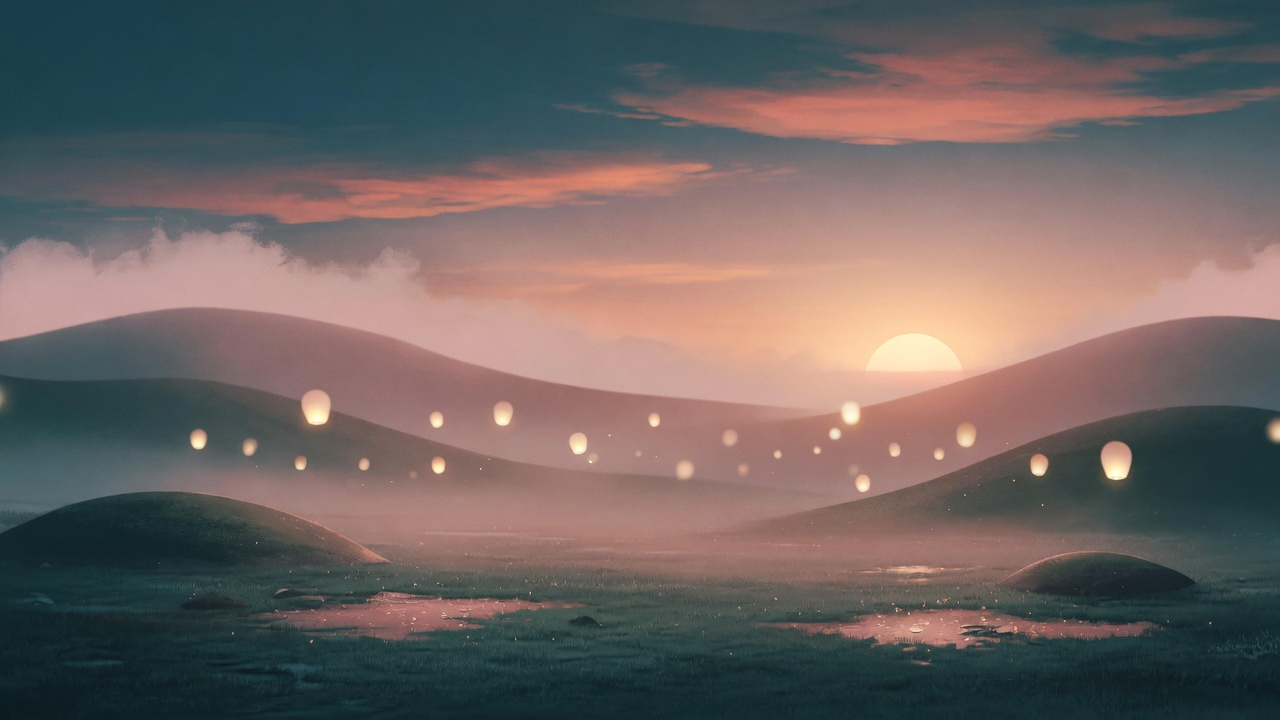
#> input picture assets/backgrounds/dusk.jpg, 1280 x 720 px; its folder holds 8 pictures in this run
$ python gen_ui_assets.py
#> lines starting #> are read from the running program, lines starting #| are printed output that depends on the picture
#> in convert_wallpaper, img is the input picture: PIL image 1280x720 RGB; mean R, G, B 108.6, 99.5, 97.9
#!/usr/bin/env python3
"""Build wallpaper RGB blob + rounded AA font atlas from assets/."""
from __future__ import annotations

import os
import sys

sys.path.insert(0, "/tmp/nv/lib")
from PIL import Image, ImageDraw, ImageFont  # noqa: E402

ROOT = os.path.abspath(os.path.join(os.path.dirname(__file__), ".."))
BG_DIR = os.path.join(ROOT, "assets", "backgrounds")
# Rounded UI face. If missing, fall back to DejaVu so the build still works.
_varela = os.path.join(ROOT, "assets", "fonts", "VarelaRound-Regular.ttf")
_dejavu = os.path.join(ROOT, "assets", "fonts", "DejaVuSans.ttf")
FONT_PATH = _varela if os.path.exists(_varela) else _dejavu
FONT_NAME = "Varela Round" if FONT_PATH == _varela else "DejaVu Sans"
BUILD = os.path.join(ROOT, "build")
FONT_C = os.path.join(ROOT, "src", "ui", "font.c")
FONT_H = os.path.join(ROOT, "src", "include", "font.h")

W, H = 1920, 1080
ASCII_CODEPOINTS = list(range(32, 127))
EXTRA_CODEPOINTS = list(range(0x00A0, 0x0100)) + [
    0x2013, 0x2014, 0x2018, 0x2019, 0x201C, 0x201D, 0x2026
]
CODEPOINTS = ASCII_CODEPOINTS + EXTRA_CODEPOINTS
GLYPHS = len(CODEPOINTS)


def cover_resize(img, tw, th):
#> called with tw = 1920, th = 1080
    img = img.convert("RGB")
    sw, sh = img.size
#> sw = 1280; sh = 720
    scale = max(tw / sw, th / sh)
#> scale = 1.5
    nw = max(1, int(sw * scale + 0.5))
#> nw = 1920
    nh = max(1, int(sh * scale + 0.5))
#> nh = 1080
    img = img.resize((nw, nh), Image.Resampling.LANCZOS)
#> img: PIL image 1920x1080 RGB
    left = (nw - tw) // 2
#> left = 0
    top = (nh - th) // 2
#> top = 0
    return img.crop((left, top, left + tw, top + th))


def convert_wallpaper(src_name, dst_png, make_rgb=False):
    src = os.path.join(BG_DIR, src_name)
    img = Image.open(src)
    img = cover_resize(img, W, H)
    img.save(dst_png, "PNG", optimize=True)
    if make_rgb:
        os.makedirs(BUILD, exist_ok=True)
        rgb_path = os.path.join(BUILD, "wallpaper.rgb")
        with open(rgb_path, "wb") as f:
            f.write(img.tobytes("raw", "RGB"))
        print("wrote", rgb_path, os.path.getsize(rgb_path))
    print("wrote", dst_png)


def raster_one(point_size, width, height, codepoints):
    """4x oversample then Lanczos downsample. Shared baseline for every glyph."""
#> called with point_size = 22, width = 22, height = 28
    scale = 4
    font = ImageFont.truetype(FONT_PATH, point_size)
    font_hi = ImageFont.truetype(FONT_PATH, point_size * scale)
    ascent, descent = font_hi.getmetrics()
    em = ascent + descent
    top = max(0, (height * scale - em) // 2)
    baseline = top + ascent
    atlas = []
    advances = []
    for cp in codepoints:
        ch = chr(cp)
        canvas = Image.new("L", (width * scale, height * scale), 0)
        draw_hi = ImageDraw.Draw(canvas)
        draw_hi.text((0, baseline), ch, font=font_hi, fill=255, anchor="ls")
        lo = canvas.resize((width, height), Image.Resampling.LANCZOS)
        atlas.append(list(lo.getdata()))
        adv = max(1, int(round(font.getlength(ch))))
        if adv > width:
            adv = width
        advances.append(max(1, adv))
#> this loop made 198 passes
#> pass 2, in raster_one, `lo = canvas.resize((width, height), Image.Resampling.LANCZOS)`:
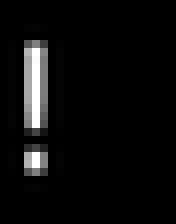
#> lo: PIL image 22x28 L (shown 8 times larger); min 0, max 255, mean 11.9
#> pass 3, in raster_one, `lo = canvas.resize((width, height), Image.Resampling.LANCZOS)`:
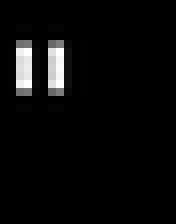
#> lo: PIL image 22x28 L (shown 8 times larger); min 0, max 255, mean 9.4
#> after the loop:
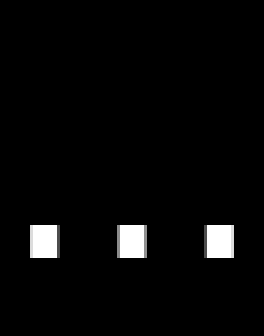
#> canvas: PIL image 88x112 L (shown 3 times larger); min 0, max 255, mean 7.8
#> after the loop:
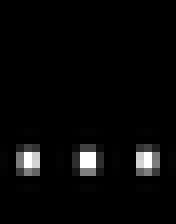
#> lo: PIL image 22x28 L (shown 8 times larger); min 0, max 255, mean 8
#> after the loop, advances = 198 values, max 22 at index 32, min 1 at index 108, mean 13.21; atlas = 198 items
    return atlas, advances


def emit_array(name, atlas, width, height):
    lines = [f"const u8 {name}[{GLYPHS}][{width * height}] = {{"]
    for i, g in enumerate(atlas):
        body = ", ".join(f"0x{v:02X}" for v in g)
        lines.append(f"    {{ {body} }}, /* {CODEPOINTS[i]} */")
    lines.append("};")
    return "\n".join(lines)


def emit_advances(name, advances):
    body = ", ".join(str(value) for value in advances)
    return f"const u8 {name}[{GLYPHS}] = {{ {body} }};"


def emit_codepoints():
    body = ", ".join(f"0x{cp:04X}u" for cp in CODEPOINTS)
    return f"const u32 font_codepoints[{GLYPHS}] = {{ {body} }};"


def raster_font():
    # Native sizes only — never integer-scale glyphs at runtime (that pixels).
    body_w, body_h, body_pt = 22, 28, 22
    title_w, title_h, title_pt = 38, 48, 38
    body, body_advances = raster_one(body_pt, body_w, body_h, CODEPOINTS)
#> body = 198 items; body_advances has the same summary as advances in raster_one
    title, title_advances = raster_one(title_pt, title_w, title_h, CODEPOINTS)
#> call 2 of raster_one, with point_size = 38, width = 38, height = 48
#> the loop in raster_one (call 2), `for cp in codepoints:` made 198 passes
#> pass 2, in raster_one (call 2), `lo = canvas.resize((width, height), Image.Resampling.LANCZOS)`:
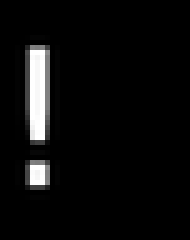
#> lo: PIL image 38x48 L (shown 5 times larger); min 0, max 255, mean 12.1
#> pass 3, in raster_one (call 2), `lo = canvas.resize((width, height), Image.Resampling.LANCZOS)`:
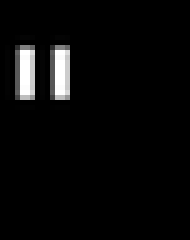
#> lo: PIL image 38x48 L (shown 5 times larger); min 0, max 255, mean 9.1
#> after the loop in raster_one (call 2), `for cp in codepoints:`:
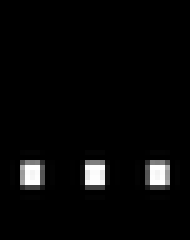
#> lo: PIL image 38x48 L (shown 5 times larger); min 0, max 255, mean 8
#> after the loop in raster_one (call 2), `for cp in codepoints:`: advances = 198 values, max 38 at index 32, min 1 at index 108, mean 22.95
#> title = 198 items; title_advances has the same summary as advances in raster_one

    with open(FONT_H, "w", encoding="utf-8") as f:
        f.write(
            "#ifndef CORDOS_FONT_H\n"
            "#define CORDOS_FONT_H\n\n"
            "#include \"types.h\"\n\n"
            f"#define FONT_WIDTH  {body_w}\n"
            f"#define FONT_HEIGHT {body_h}\n"
            f"#define FONT_LINE   (FONT_HEIGHT + 8u)\n"
            f"#define FONT_TITLE_W  {title_w}\n"
            f"#define FONT_TITLE_H  {title_h}\n"
            f"#define FONT_GLYPHS {GLYPHS}\n\n"
            f"/* 8-bit coverage + per-glyph advance. {FONT_NAME} (proportional). */\n"
            f"extern const u32 font_codepoints[{GLYPHS}];\n"
            f"extern const u8 font_advance[{GLYPHS}];\n"
            f"extern const u8 font_title_advance[{GLYPHS}];\n"
            f"extern const u8 font_alpha[{GLYPHS}][{body_w * body_h}];\n"
            f"extern const u8 font_title_alpha[{GLYPHS}][{title_w * title_h}];\n\n"
            "#endif\n"
        )

    parts = [
        '#include "font.h"',
        "",
        f"/* Generated by tools/gen_ui_assets.py from {FONT_NAME}. */",
        emit_codepoints(),
        emit_advances("font_advance", body_advances),
        emit_advances("font_title_advance", title_advances),
        "",
        emit_array("font_alpha", body, body_w, body_h),
        "",
        emit_array("font_title_alpha", title, title_w, title_h),
        "",
    ]
#> in emit_array, `lines = [f"const u8 {name}[{GLYPHS}][{width * height}] = {{"]`: lines = ['const u8 font_alpha[198][616] = {']
#> after the loop in emit_array, `for i, g in enumerate(atlas):`: lines = 199 items
    with open(FONT_C, "w", encoding="utf-8") as f:
        f.write("\n".join(parts))
    print("wrote", FONT_H, FONT_C, "body", body_w, "x", body_h, "title", title_w, "x", title_h)


def main():
    # Keep the default readable behind translucent UI. Pixel-art monitor art
    # remains available through set_monitor_wallpaper.sh, but is not the
    # normal desktop background.
    if os.path.exists(os.path.join(BG_DIR, "dusk.jpg")):
        default_src = "dusk.jpg"
    elif os.path.exists(os.path.join(BG_DIR, "japan_street.jpg")):
        default_src = "japan_street.jpg"
    elif os.path.exists(os.path.join(BG_DIR, "sunset.jpg")):
        default_src = "sunset.jpg"
    elif os.path.exists(os.path.join(BG_DIR, "terminal_monitor.png")):
        default_src = "terminal_monitor.png"
    else:
        default_src = "dusk.jpg"
    convert_wallpaper(default_src, os.path.join(BG_DIR, "default.png"), make_rgb=True)
    if os.path.exists(os.path.join(BG_DIR, "dusk.jpg")):
        convert_wallpaper("dusk.jpg", os.path.join(BG_DIR, "dusk.png"), make_rgb=False)
    if os.path.exists(os.path.join(BG_DIR, "pebbles.jpg")):
        convert_wallpaper("pebbles.jpg", os.path.join(BG_DIR, "pebbles.png"), make_rgb=False)
    raster_font()


if __name__ == "__main__":
    main()
